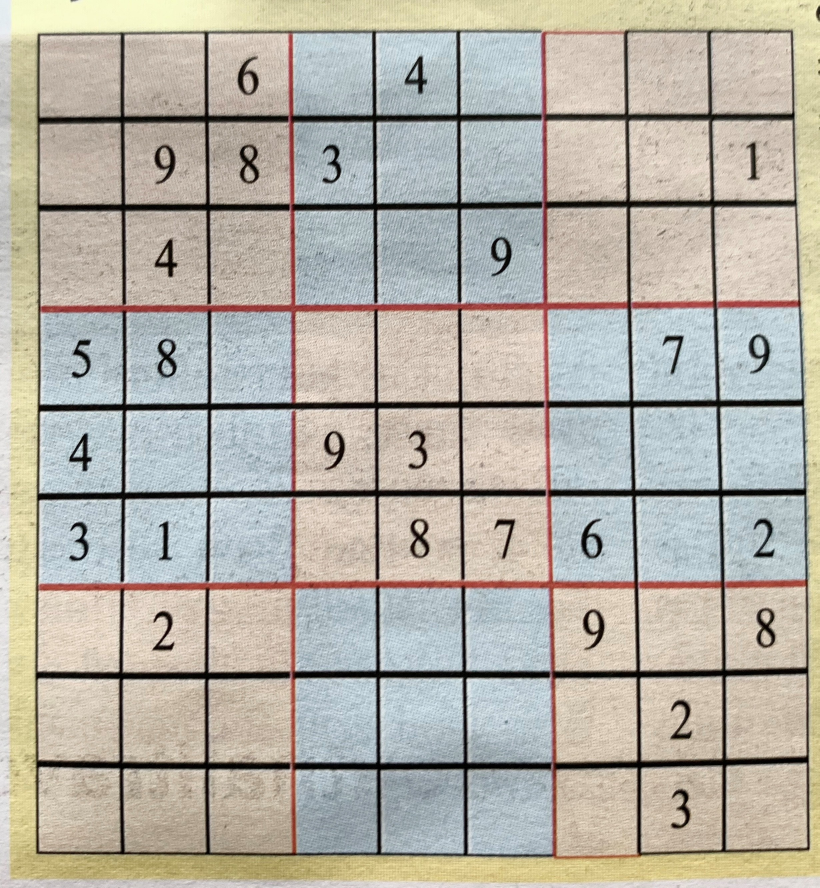
#> input picture testImages/irregularShape.jpg, 2458 x 2663 px (shown at 1/3 size)
$ python -i croppingToBox.py   (imports and definitions only)
#> lines starting #> are read from the running program, lines starting #| are printed output that depends on the picture; after the words box and inside, x2 and y2 are one past the last pixel; in counts of white or black regions, pixels touching at a corner belong together
#> further down, picture is the input picture: shape (2663, 2458, 3); mean B, G, R 167.6, 177.2, 181.6
import os

import cv2
import numpy as np

# [68 lines left out: functions rotate_image, order_corner_points, perspective_transform, not called in this run]


def main(img):
    gray = cv2.cvtColor(img, cv2.COLOR_BGR2GRAY)
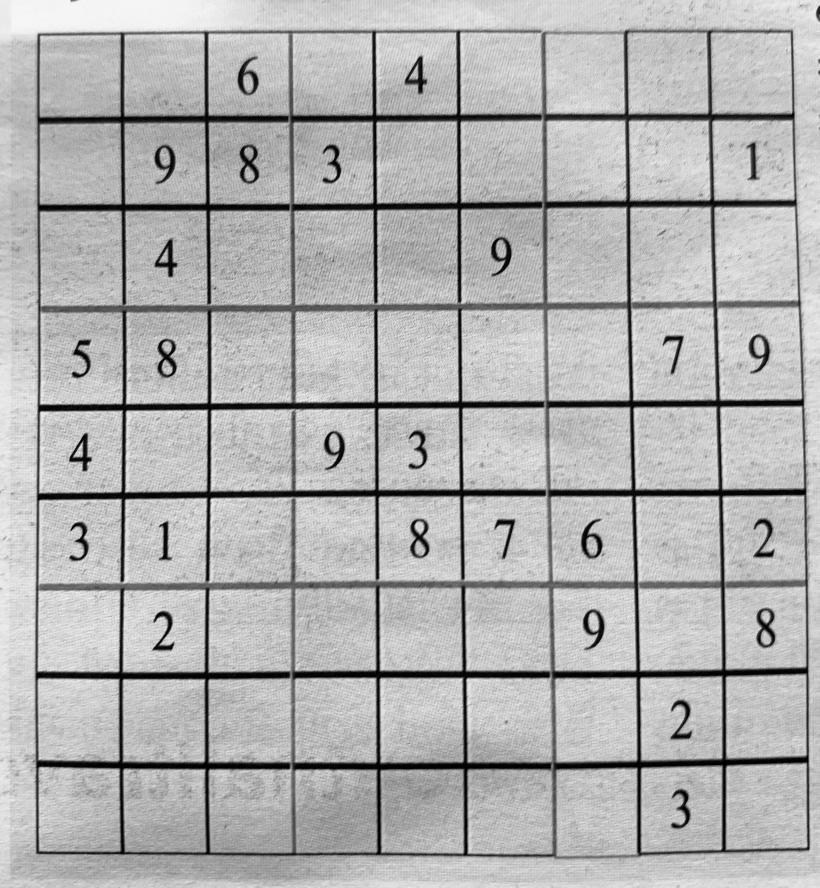
#> gray: shape (2663, 2458) (shown at 1/3 size); min 0, max 253, mean 177.5

    kernel_size = 5
    blur_gray = cv2.GaussianBlur(gray, (kernel_size, kernel_size), 0)

    low_threshold = 50
    high_threshold = 150
    edges = cv2.Canny(blur_gray, low_threshold, high_threshold)
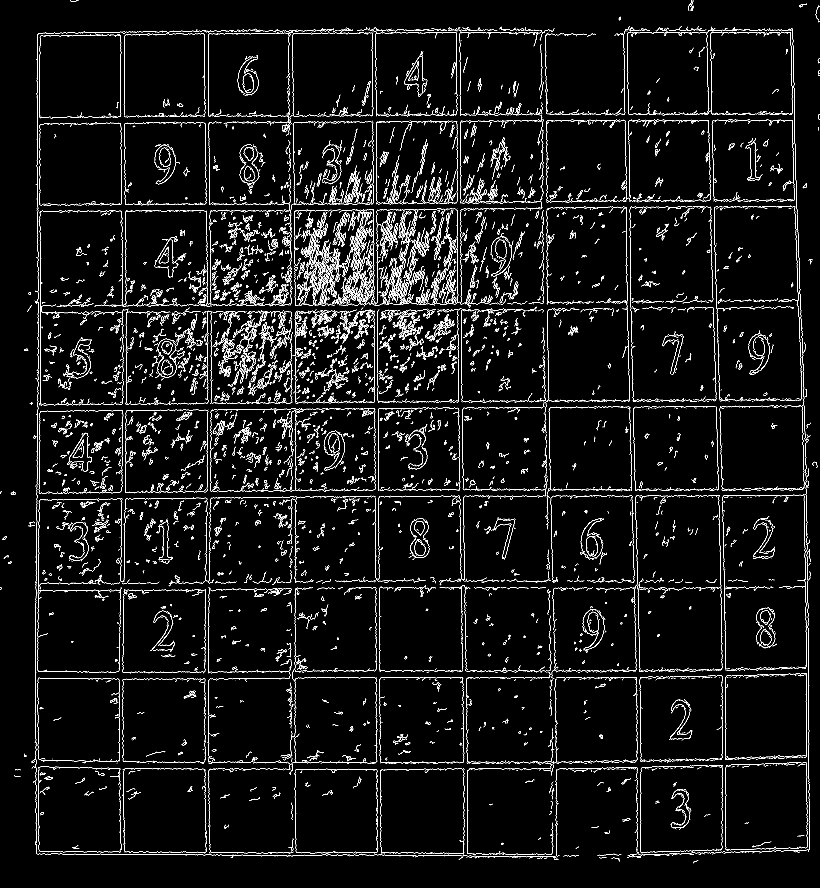
#> edges: shape (2663, 2458) (shown at 1/3 size); 3.5% white in thin lines or dots

    rho = 1  # distance resolution in pixels of the Hough grid
    theta = np.pi / 180  # angular resolution in radians of the Hough grid
    threshold = 15  # minimum number of votes (intersections in Hough grid cell)
    min_line_length = 50  # minimum number of pixels making up a line
    max_line_gap = 20  # maximum gap in pixels between connectable line segments
    line_image = np.copy(img) * 0  # creating a blank to draw lines on
#> line_image: shape (2663, 2458, 3); every value is 0

    # Run Hough on edge detected image
    # Output "lines" is an array containing endpoints of detected line segments
    lines = cv2.HoughLinesP(edges, rho, theta, threshold, np.array([]),
                            min_line_length, max_line_gap)
#> lines = 2805 rows, first 6: [2420, 1648, 2423, 1757], [1418, 2562, 1668, 2562], [763, 1119, 818, 1068], [683, 1124, 748, 1039], [705, 1133, 748, 1058], [1142, 2033, 1323, 2033]


    x_points = []
    y_points = []
    for line in lines:
        for x1, y1, x2, y2 in line:
            x_points.extend([x1,x2])
            y_points.extend([y1,y2])
            cv2.line(line_image, (x1, y1), (x2, y2), (255, 255, 255),3)
#> this loop made 2805 passes
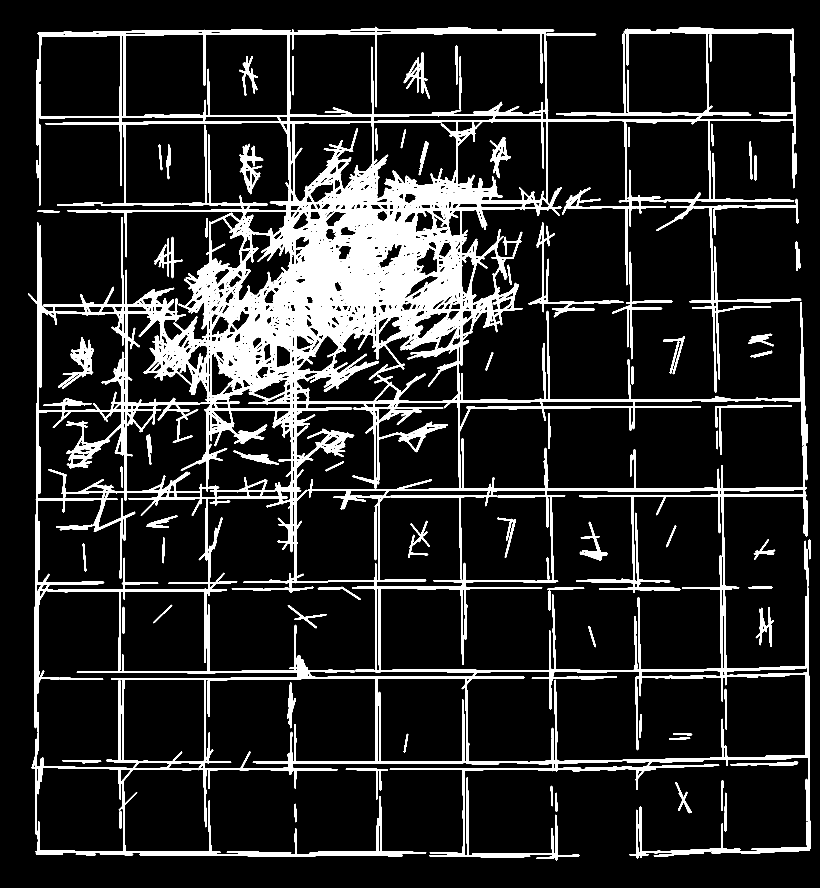
#> line_image: shape (2663, 2458, 3) (shown at 1/3 size); 13.2% white; 94 white regions, largest, box (x1, y1, x2, y2) and area: (84, 80, 2431, 2582) 776076, (1585, 667, 1871, 952) 5925, (174, 1011, 282, 1166) 4369
#> after the loop, x_points = 5610 values, max 2429 at index 3963, min 86 at index 4820, mean 1092.7; y_points = 5610 values, max 2579 at index 1851, min 82 at index 569, mean 1063.2

    '''
    Created line image showing outermost lines
    need to reduce border around lines
    Crop to polygon
    '''

# [19 lines left out: function testing, not called in this run]


def resizeImage(img, height):
    width = round(img.shape[1] * (height/img.shape[0]))
    return cv2.resize(img,(height,width))


# [10 lines not run here, left out]

>>> import cv2
>>> picture = cv2.imread('../testImages/irregularShape.jpg')
>>> result = main(picture)

$ run again, on testImages/test11.jpg
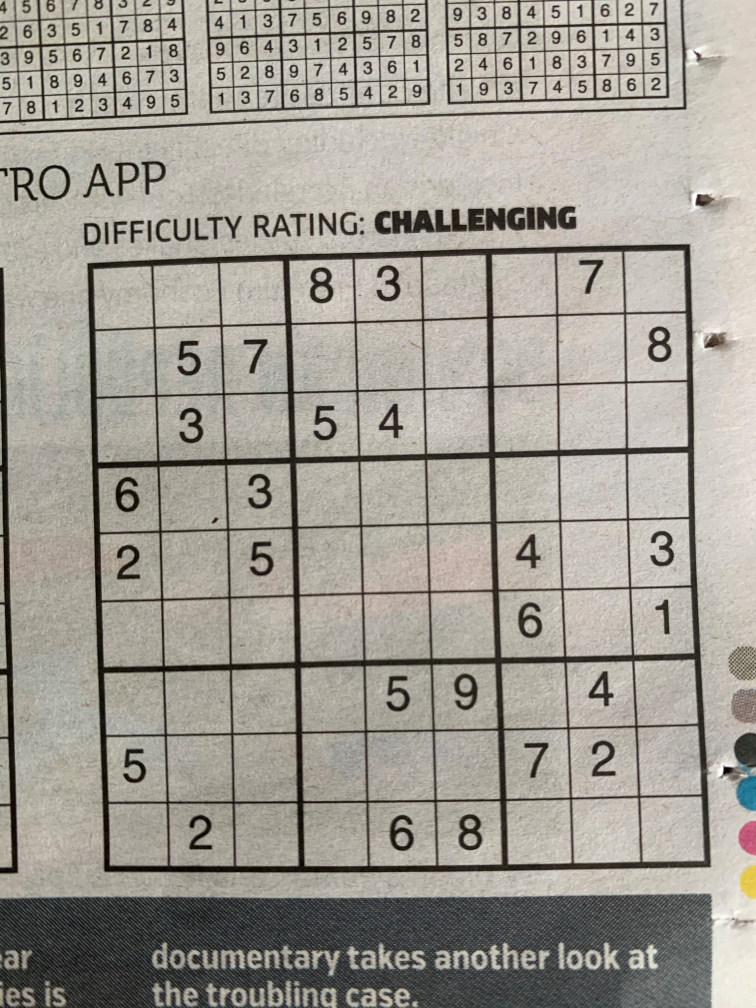
#> input picture testImages/test11.jpg, 3024 x 4032 px (shown at 1/4 size)
#> picture is the input picture: shape (4032, 3024, 3); mean B, G, R 147.6, 156.2, 160.5
#> in main, `edges = cv2.Canny(blur_gray, low_threshold, high_threshold)`:
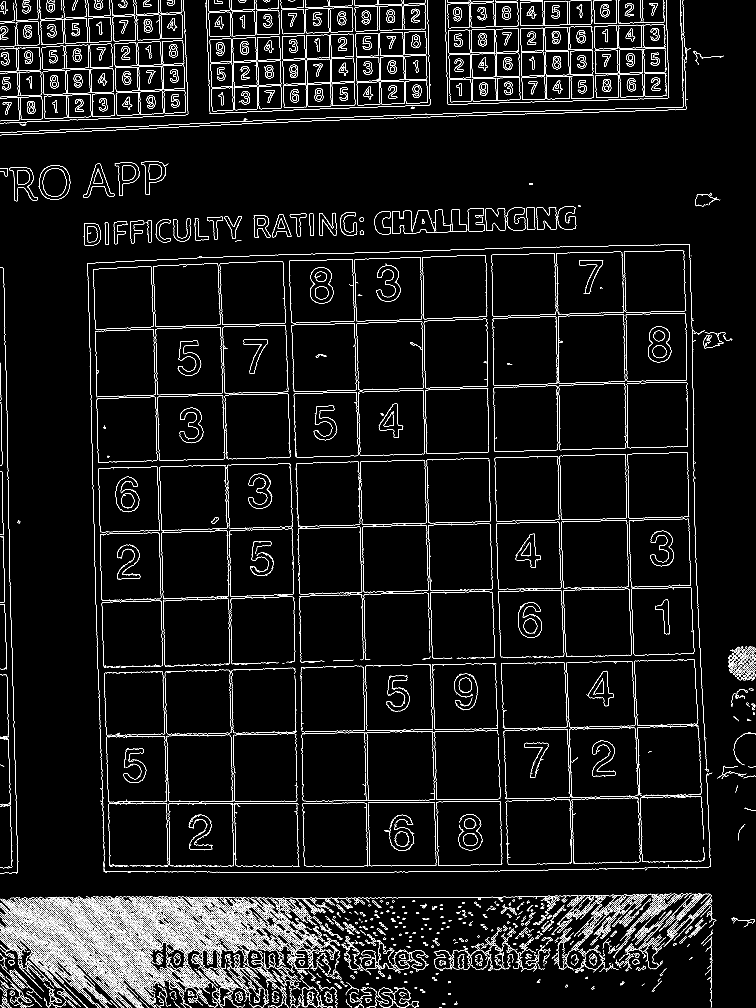
#> edges: shape (4032, 3024) (shown at 1/4 size); 3% white in thin lines or dots
#> the loop in main, `for line in lines:` made 4101 passes
#> line on passes 1 to 3: [[1548, 2921, 1986, 2914]], [[68, 3807, 1231, 3706]], [[2618, 3591, 2837, 3576]]
#> after the loop in main, `for line in lines:`:
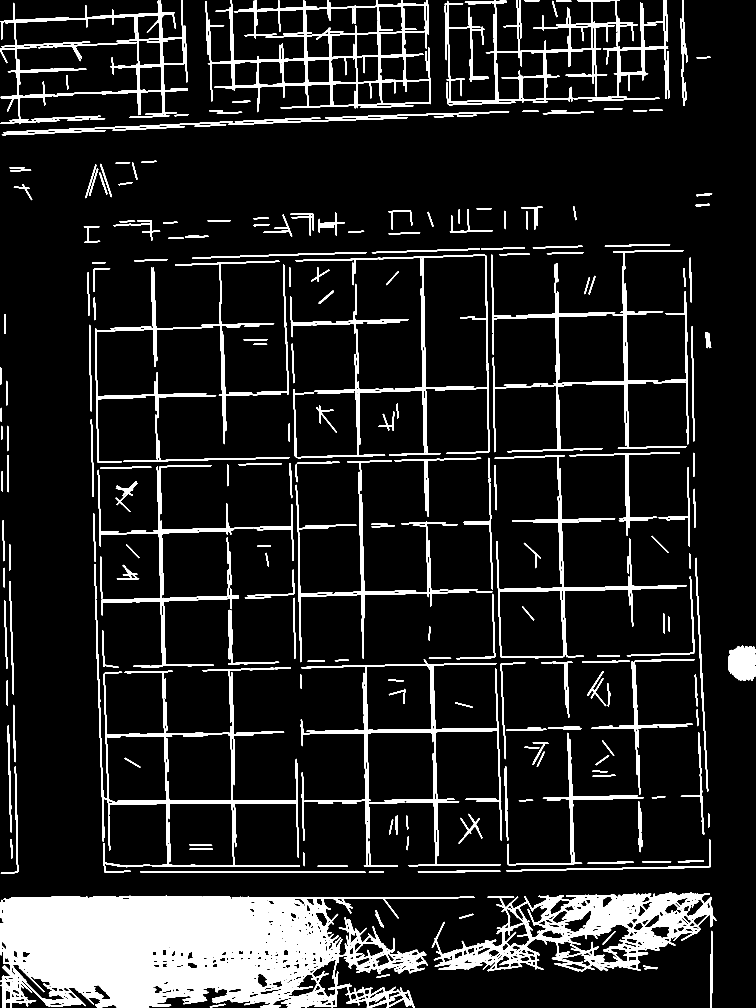
#> line_image: shape (4032, 3024, 3) (shown at 1/4 size); 10.9% white; 304 white regions, largest, box (x1, y1, x2, y2) and area: (0, 3582, 1836, 4032) 532834, (1727, 3569, 2867, 3887) 124337, (831, 0, 1724, 449) 58474
#> after the loop in main, `for line in lines:`: x_points = 8202 values, max 3023 at index 1355, min 0 at index 88, mean 1239.2; y_points = 8202 values, max 4031 at index 1720, min 0 at index 62, mean 3139.8
